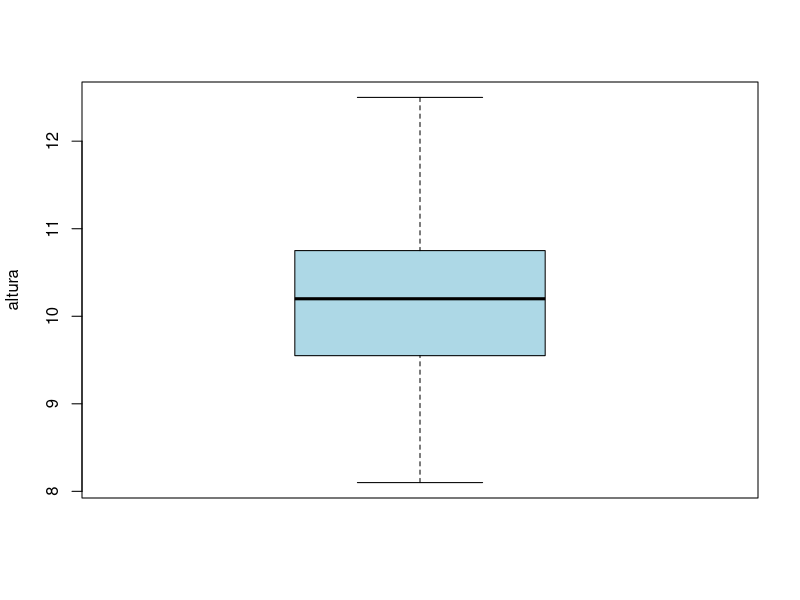

Write the R code that produced this figure.
# Gildardo Gracia Rocha 
# 21/08/2023
# Matricula: 2070834


# importar datos ----------------------------------------------------------
#Funcion read.csv (sirve para importar datos csv a R)

mediciones <- read.csv("codigos/mediciones.csv", header = TRUE)
head(mediciones) #funion head (sirve para ver los primeros 6 datos)



# descriptivas ------------------------------------------------------------
#medidas de tendencia central media, mediana, rango 

mean(mediciones$alturas)
median(mediciones$altura)
range(mediciones$alturas)
fivenum(mediciones$alturas)

# medias de dispersiondesviacion estandar, varianza 

sd(mediciones$alturas)
var(mediciones$alturas)



# graficas ----------------------------------------------------------------

boxplot(mediciones$alturas, col = "lightblue", ylab = "altura", mean = "sitio 1")

        